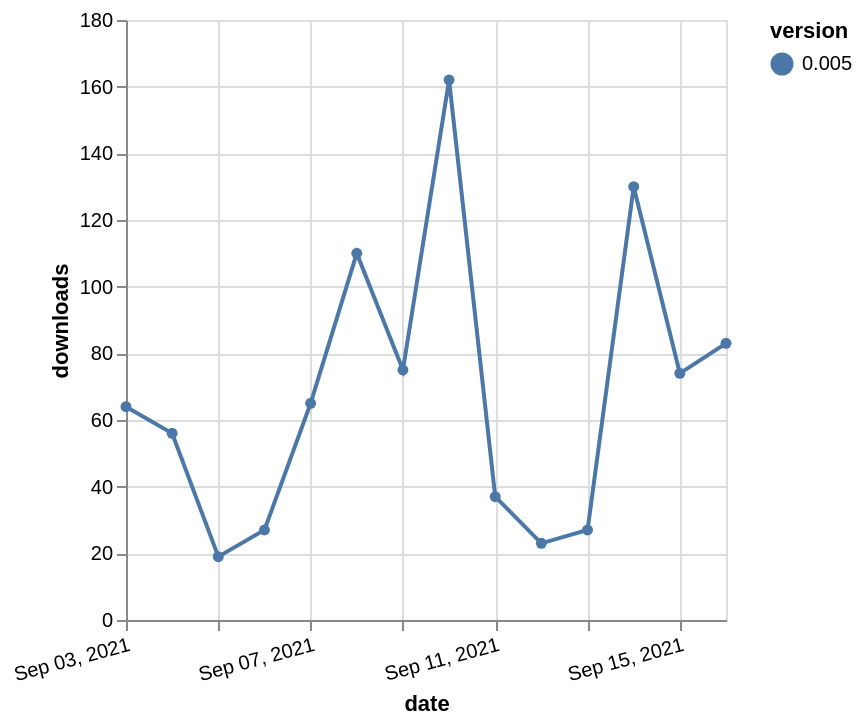

This figure's Vega-Lite source:
### Vega-Lite specification from a JSON file in a GitHub repository (floating-point values rounded to 4 significant figures)
{"$schema": "https://vega.github.io/schema/vega-lite/v5.json", "description": "A simple bar chart with embedded data.", "data": {"values": [{"date": "2021-09-03", "total": 69949, "delta": 64, "version": "0.005"}, {"date": "2021-09-04", "total": 70005, "delta": 56, "version": "0.005"}, {"date": "2021-09-05", "total": 70024, "delta": 19, "version": "0.005"}, {"date": "2021-09-06", "total": 70051, "delta": 27, "version": "0.005"}, {"date": "2021-09-07", "total": 70116, "delta": 65, "version": "0.005"}, {"date": "2021-09-08", "total": 70226, "delta": 110, "version": "0.005"}, {"date": "2021-09-09", "total": 70301, "delta": 75, "version": "0.005"}, {"date": "2021-09-10", "total": 70463, "delta": 162, "version": "0.005"}, {"date": "2021-09-11", "total": 70500, "delta": 37, "version": "0.005"}, {"date": "2021-09-12", "total": 70523, "delta": 23, "version": "0.005"}, {"date": "2021-09-13", "total": 70550, "delta": 27, "version": "0.005"}, {"date": "2021-09-14", "total": 70680, "delta": 130, "version": "0.005"}, {"date": "2021-09-15", "total": 70754, "delta": 74, "version": "0.005"}, {"date": "2021-09-16", "total": 70837, "delta": 83, "version": "0.005"}]}, "width": "container", "mark": {"type": "line", "point": {"filled": true}}, "encoding": {"x": {"field": "date", "type": "temporal", "timeUnit": "yearmonthdate", "title": "date", "axis": {"labelAngle": -15}}, "y": {"field": "delta", "type": "quantitative", "title": "downloads"}, "color": {"field": "version", "type": "nominal"}, "tooltip": {"field": "delta"}}}
